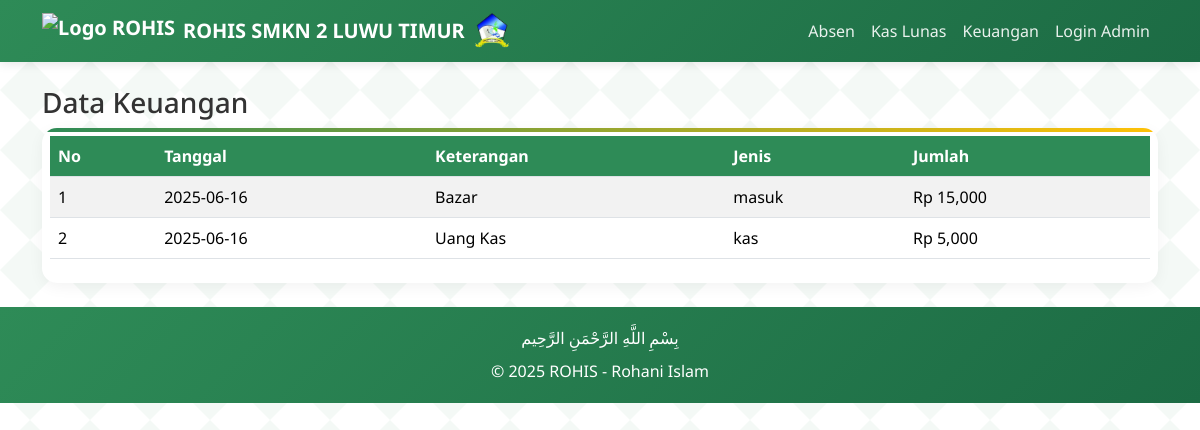
/keuangan_anggota, run on the app's committed database.
### web rohis/main.py (models this page shows)
class Keuangan(db.Model):
    id = db.Column(db.Integer, primary_key=True)
    tanggal = db.Column(db.String(20))
    keterangan = db.Column(db.String(200))
    jenis = db.Column(db.String(10))
    jumlah = db.Column(db.Float)
    catatan = db.Column(db.String(200))  # <-- INI letak field catatan

### web rohis/main.py (the view)
@app.route('/keuangan_anggota')
def keuangan_anggota():
    data = Keuangan.query.order_by(Keuangan.tanggal.desc()).all()
    total_masuk = db.session.query(db.func.sum(Keuangan.jumlah)).filter_by(jenis='masuk').scalar() or 0
    total_keluar = db.session.query(db.func.sum(Keuangan.jumlah)).filter_by(jenis='keluar').scalar() or 0
    return render_template('keuangan.html',
                         data=data,
                         saldo=total_masuk - total_keluar,
                         total_masuk=total_masuk,
                         total_keluar=total_keluar,
                         is_admin=False)

### web rohis/main.py (called while the page is built)
@app.context_processor
def inject_now():
    return {'now': datetime.now()}

### web rohis/templates/keuangan.html (shortened to what this page needs)
{% extends 'base.html' %}
{% block content %}
<h3>Data Keuangan</h3>
<div class="card p-2">
    <div class="table-responsive">
        <table class="table table-striped align-middle">
            <thead>
                <tr>
                    <th>No</th>
                    <th>Tanggal</th>
                    <th>Keterangan</th>
                    <th>Jenis</th>
                    <th>Jumlah</th>
                </tr>
            </thead>
            <tbody>
                {% for d in data %}
                <tr>
                    <td>{{ loop.index }}</td>
                    <td>{{ d.tanggal }}</td>
                    <td>
                        {% if d.jenis == 'kas' %}
                            Uang Kas
                        {% else %}
                            {{ d.keterangan }}
                        {% endif %}
                    </td>
                    <td>{{ d.jenis }}</td>
                    <td>Rp {{ "{:,.0f}".format(d.jumlah) }}</td>
                </tr>
                {% endfor %}
            </tbody>
        </table>
    </div>
</div>
{% endblock %}

### web rohis/templates/base.html (shortened to what this page needs)
<!DOCTYPE html>
<html lang="id">
<head>
    <link href="https://cdn.jsdelivr.net/npm/bootstrap@5.3.3/dist/css/bootstrap.min.css" rel="stylesheet">
    <link rel="stylesheet" href="https://unpkg.com/leaflet/dist/leaflet.css"/>
</head>
<body>
    <nav class="navbar navbar-expand-lg navbar-dark bg-success">
        <div class="container">
            <a class="navbar-brand d-flex align-items-center gap-2" href="{{ url_for('absen') }}">
                <img src="{{ url_for('static', filename='img/logo_rohis.png') }}" alt="Logo ROHIS" style="height:36px;">
                <span>ROHIS SMKN 2 LUWU TIMUR</span>
                <img src="{{ url_for('static', filename='img/logo_smk.png') }}" alt="Logo SMK" style="height:36px;">
            </a>
            <div class="collapse navbar-collapse" id="navbarNav">
                <ul class="navbar-nav ms-auto">
                    {% if session.get('admin') %}
                    <li class="nav-item">
                        <a class="nav-link" href="{{ url_for('admin') }}">Dashboard</a>
                    </li>
                    <li class="nav-item">
                        <a class="nav-link" href="{{ url_for('keuangan') }}">Keuangan</a>
                    </li>
                    <li class="nav-item">
                        <a class="nav-link" href="{{ url_for('kas_lunas') }}">Kas Lunas</a>
                    </li>
                    <li class="nav-item">
                        <a class="nav-link" href="{{ url_for('ganti_password') }}">Ganti Password</a>
                    </li>
                    <li class="nav-item">
                        <a class="nav-link" href="{{ url_for('logout') }}">Logout</a>
                    </li>
                    {% else %}
                    <li class="nav-item">
                        <a class="nav-link" href="{{ url_for('absen') }}">Absen</a>
                    </li>
                    <li class="nav-item">
                        <a class="nav-link" href="{{ url_for('kas_lunas_anggota') }}">Kas Lunas</a>
                    </li>
                    <li class="nav-item">
                        <a class="nav-link" href="{{ url_for('keuangan_view') }}">Keuangan</a>
                    </li>
                    <li class="nav-item">
                        <a class="nav-link" href="{{ url_for('login') }}">Login Admin</a>
                    </li>
                    {% endif %}
                </ul>
            </div>
        </div>
    </nav>
    <div class="container py-4">
        {% block content %}{% endblock %}
    </div>
    <footer class="footer mt-auto">
        <div class="container text-center">
            <p class="arabic-text mb-2">بِسْمِ اللَّهِ الرَّحْمَنِ الرَّحِيم</p>
            <p class="mb-0">&copy; {{ now.year }} ROHIS - Rohani Islam</p>
        </div>
    </footer>
</body>
</html>

### web rohis/templates/base.html (style rules this page uses)
:root { --primary-color: #2E8B57; --secondary-color: #1C6B44; --accent-color: #FFC107; --text-color: #333; }
body { font-family: 'Noto Sans', sans-serif; background: var(--bg-pattern); color: var(--text-color); }
.arabic-text { font-family: 'Amiri', serif; direction: rtl; }
.navbar { background: linear-gradient(135deg, var(--primary-color), var(--secondary-color)); box-shadow: 0 2px 10px rgba(0,0,0,0.1); }
.navbar-brand { color: white !important; font-weight: bold; }
.nav-link { color: rgba(255,255,255,0.9) !important; }
.card { border: none; border-radius: 15px; box-shadow: 0 4px 15px rgba(0,0,0,0.05); background: white; position: relative; overflow: hidden; }
.card::before { content: ''; position: absolute; top: 0; left: 0; right: 0; height: 4px; background: linear-gradient(90deg, var(--primary-color), var(--accent-color)); }
.footer { background: linear-gradient(135deg, var(--primary-color), var(--secondary-color)); color: white; padding: 20px 0; margin-top: 50px; }
.table th { background-color: var(--primary-color); color: white; }

### data on the page
Keuangan: tanggal "2025-06-16", keterangan "Bazar", jenis "masuk", jumlah "15,000"
Keuangan: tanggal "2025-06-16", shows "Uang Kas", jenis "kas", jumlah "5,000"
